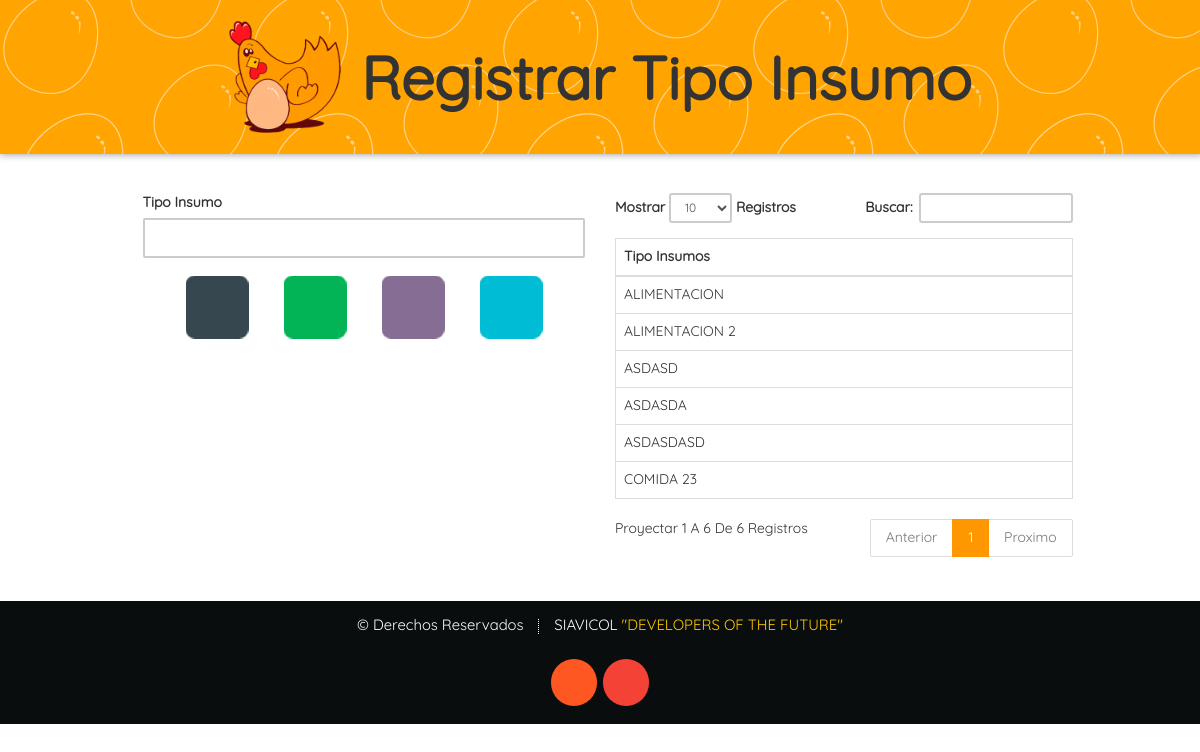
The page /Paginas/Administrador/Registrar/Reg_Tipo_Insumo.php (signed in) on the database its author committed.
### tables this page shows
CREATE TABLE `tipoarticulos` (
  `idTipoArticulo` bigint(20) NOT NULL AUTO_INCREMENT,
  `Descripcion` varchar(30) NOT NULL,
  PRIMARY KEY (`idTipoArticulo`)
);

### Paginas/Administrador/Registrar/Reg_Tipo_Insumo.php (the view, shortened to what this page needs)
<?php
if (isset($_SESSION['ADMINISTRADOR']))
{
?>
<!DOCTYPE html>
<html lang="es">
<head>
	<link rel="stylesheet" type="text/css" href="../../../assets/css/icons.css"/>
	<link rel="stylesheet" type="text/css" href="../../../assets/css/component.css"/>
	<link rel="stylesheet" type="text/css" href="../../../assets/css/bootstrap.min.css"/>
	<link rel="stylesheet" type="text/css" href="../../../assets/css/sweetalert2.min.css"/>
</head>
<body>
  <div class="container-s">
	<div class="mp-pusher" id="mp-pusher">
	  <div class="scroller">
        <div class="scroller-inner">
          <div class="block block-40 ">
            <a href="#" id="trigger" class="menu-trigger icon_m icon-reorder-option"></a>
              <div class="banner_contenido">
                <img class="logo_siavicol" src="../../../assets/img/Logo_Siavicol.png" alt="">
                <h1 class="banner_h1">Registrar Tipo Insumo</h1>
              </div>
          </div>
		  <div class="container">
            <div class="row">
              <div class="col-xs-12 col-lg-10 col-lg-offset-1" data-form-type="formoid">
                <div class="formulario">
				  <div class="col-xs-12  col-md-6 ">
                    <div class="form-group">
                      <label class="form-control-label" for="Tipo_Articulo">Tipo Insumo</label>
                      <input type="text" class="form-control" name="Descripcion" id="Descripcion">
                      <div class=" col-xs-12">
                    	<div class="box">
					  	  <button type="button" class="button button--Registrar " onclick="enviar()" "><i class="button__icon icon_b icon-floppy2"></i><span>Guardar</span></button>
					  	  <button class="button button--Nuevo_Registro" title="Nuevo Registro" value="NUEVO REGISTRO" onclick="nuevo_registro()"><i class="button__icon icon_b icon-plus-sign-in-a-black-circle"></i><span>Nuevo Registro</span></button>
					  	  <button class="button button--Consultar_Registros_Del_Dia" title="Consultar Registros Del Dia" value="CONSULTAR" onclick="buscar_TipoArticulo()"><i class="button__icon icon_b icon-search"></i><span>Consultar Registro</span></button>
					  	  <button class="button button--Actualizar" title="Actualizar" value="ACTUALIZAR" onclick="actualizar_Marcas()"><i class="button__icon icon_b icon-refresh-page-option"></i><span>Actualizar</span></button>
						</div>
				  	  </div>
					</div>
                  </div>
				   <div class="row">
                     <div class="col-xs-12 col-lg-6 ">
              		   <table class="table table-hover table-bordered" id="sampleTable">
              		     <thead>
		          	  	   <tr>
			        	     <th>Tipo Insumos</th>
		          	  	   </tr>
	            	     </thead>
	            	     <tbody>
				  			<?php
								$local="localhost";
								$usuario="root";
								$contra="";
								$bd="siavicol";
								$conexion=mysqli_connect($local,$usuario,$contra,$bd);
								$busqueda="SELECT * FROM tipoarticulos ORDER BY Descripcion DESC";
								$query=mysqli_query($conexion,$busqueda);
								while ($fila=mysqli_fetch_row($query)){
									echo "<tr> ";
									echo "<td>$fila[1] </td>
									</tr>";
									}
 								?>
                	  	 </tbody>
			  		   </table>
					 </div>
			  	   </div>
				</div>
				</div>
              </div>
        	</div>
          </div>
		  <footer id="footer">
			<ul class="copyright">
			  <li class="copyright_li">&copy; Derechos Reservados</li><li class="copyright_li">SIAVICOL <a class="copyright_a" target="_blank" href="../Ayuda/Desarrolladores.php">"DEVELOPERS OF THE FUTURE"</a></li>
			</ul>
			<div class="icons footer_ul">
			  <a target="_blank" href="https://siavicol.blogspot.com.co" class="footer_li icons circle-footer icon-blogger"><span class="label">Blogger</span></a>
			  <a target="_blank" href="https://plus.google.com/u/0/115246479691012654876" class="footer_li icons circle-footer icon-google-plus"><span class="label">Google+</span></a>
			</div>
		  </footer>
	    </div>
      </div>
	</div>
<?php
}
	else
{
	echo "<script type='text/javascript'>alert('Acceso Denegado');location='../../../index.php?Acceso Denegado'</script>";
}
?>
</body>
</html>

### rows shown on the page
tipoarticulos: Descripcion "COMIDA 23"
tipoarticulos: Descripcion "ASDASDASD"
tipoarticulos: Descripcion "ASDASDA"
tipoarticulos: Descripcion "ASDASD"
tipoarticulos: Descripcion "ALIMENTACION 2"
tipoarticulos: Descripcion "ALIMENTACION"
